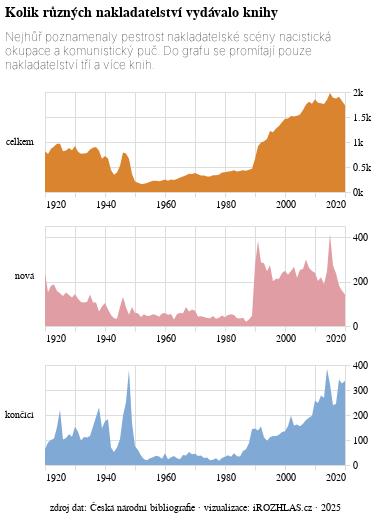

The cell this chart's notebook holds for it:
### Code cell
me_to_neurazi(graf_nakl, 'nakladatelstvi', "zdroj dat: Česká národní bibliografie · vizualizace: iROZHLAS.cz · 2025")

### Figure 1 — Vega-Lite specification as saved in the notebook (floating-point values rounded to 4 significant figures; data arrays with more than 128 entries replaced by an {"elided": "..."} marker saying what was removed)
{"config": {"title": {"font": "Noticia Text", "fontSize": 14, "anchor": "start", "fontWeight": "bolder", "subtitleFont": "Noticia Text", "subtitleFontSize": 12, "subtitleFontWeight": "lighter", "subtitlePadding": 12, "dy": -12}, "axis": {"labelFont": "Asap", "titleFont": "Asap", "fontWeight": "lighter", "titleFontWeight": "lighter", "labelFontSize": 10, "titleFontSize": 10, "labelPadding": 2, "titlePadding": 10}, "legend": {"labelFont": "Asap", "labelFontWeight": "normal", "titleFont": "Asap", "titleFontWeight": "normal", "labelFontSize": 10, "titleFontSize": 10}}, "vconcat": [{"data": {"name": "data-7cac62a41b3137145c5e5d7ae13fd429"}, "mark": {"type": "area"}, "encoding": {"color": {"field": "variable", "legend": null, "scale": {"range": ["#DB842F", "#81A9D5", "#E09DA3"]}, "title": null, "type": "nominal"}, "row": {"field": "variable", "header": {"labelAlign": "left", "labelAnchor": "middle", "labelAngle": 0, "labelFont": "Asap"}, "sort": ["celkem", "nová", "končící"], "spacing": 15, "title": null, "type": "nominal"}, "x": {"axis": {"domainOpacity": 0, "tickColor": "#DCDDD6"}, "field": "rok", "title": null, "type": "temporal"}, "y": {"axis": {"domainOpacity": 0, "format": "~s", "orient": "right", "tickColor": "#DCDDD6"}, "field": "value", "title": null, "type": "quantitative"}}, "height": 100, "resolve": {"axis": {"x": "independent"}, "scale": {"y": "independent"}}, "title": {"text": "Kolik různých nakladatelství vydávalo knihy", "subtitle": ["Nejhůř poznamenaly pestrost nakladatelské scény nacistická", "okupace a komunistický puč. Do grafu se promítají pouze", "nakladatelství tří a více knih."]}, "width": 300}, {"data": {"name": "data-a3f8095f7e7dc7f5f7fef984c8960ef9"}, "mark": {"type": "text", "baseline": "line-bottom", "font": "Asap", "fontSize": 10}, "encoding": {"text": {"field": "text", "type": "nominal"}}, "width": 300}], "$schema": "https://vega.github.io/schema/vega-lite/v5.8.0.json", "datasets": {"data-7cac62a41b3137145c5e5d7ae13fd429": {"elided": "303 records"}, "data-a3f8095f7e7dc7f5f7fef984c8960ef9": [{"text": "zdroj dat: Česká národní bibliografie · vizualizace: iROZHLAS.cz · 2025"}]}}
